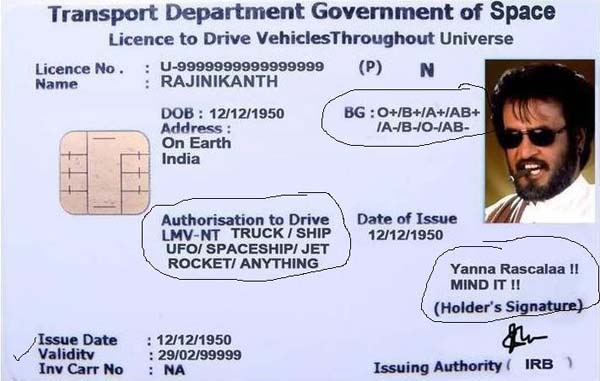
#> input picture 10.tiff, 600 x 381 px
$ python main.py --image ../10.tiff
#> lines starting #> are read from the running program, lines starting #| are printed output that depends on the picture; after the words box and inside, x2 and y2 are one past the last pixel; in counts of white or black regions, pixels touching at a corner belong together
from fpt import four_point_transform
from skimage.filters import threshold_local
import numpy as np
import argparse
import cv2
import imutils
import pytesseract
import PIL

# construct the argument parser and parse the arguments
ap = argparse.ArgumentParser()
ap.add_argument("-i", "--image", required = True,
	help = "Path to the image to be scanned")
args = vars(ap.parse_args())

image = cv2.imread(args["image"])
#> image is the input picture: shape (381, 600, 3); mean B, G, R 217, 197.5, 197.2
ratio = image.shape[0] / 500.0
#> ratio = 0.762
orig = image.copy()
image = imutils.resize(image, height = 500)
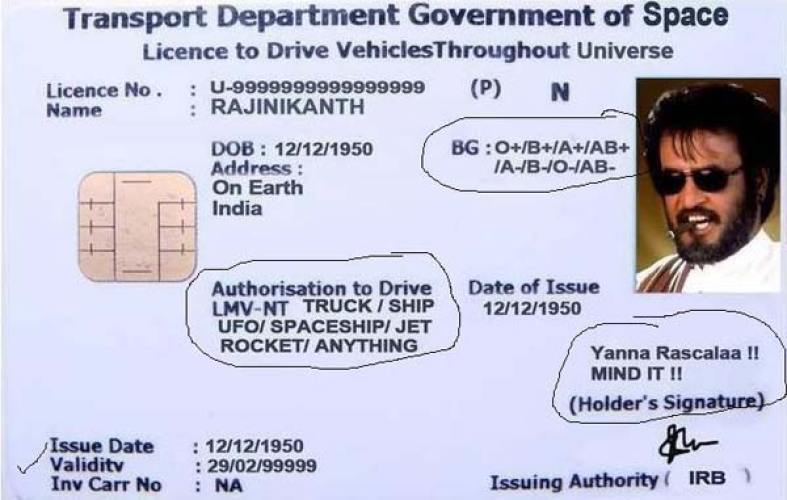
#> image: shape (500, 787, 3); mean B, G, R 216.9, 197.4, 197.2

# convert the image to grayscale, blur it, and find edges
# in the image
gray = cv2.cvtColor(image, cv2.COLOR_BGR2GRAY)
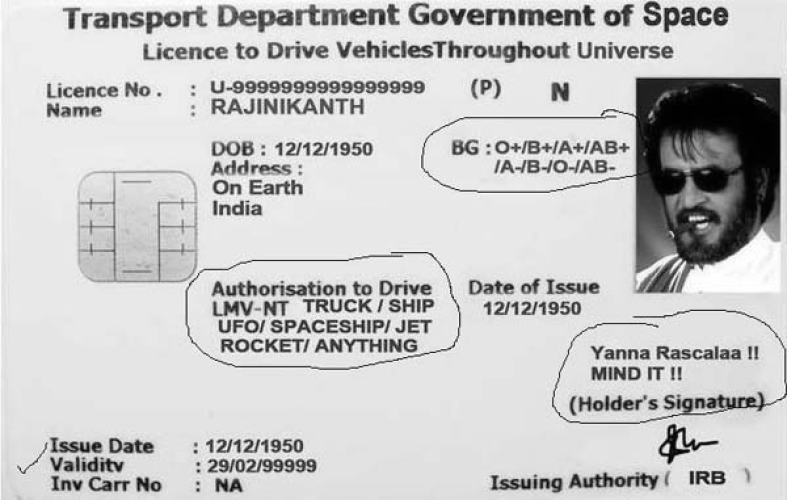
#> gray: shape (500, 787); min 0, max 255, mean 199.6
gray = cv2.GaussianBlur(gray, (5, 5), 0)
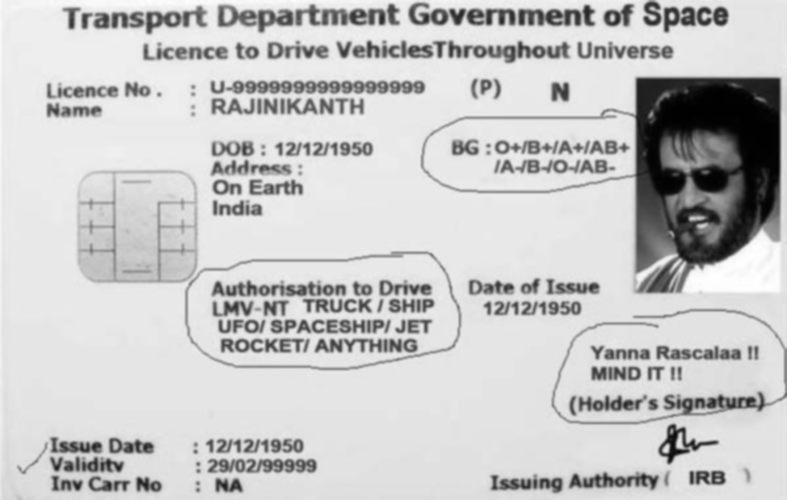
#> gray: shape (500, 787); min 0, max 255, mean 199.5
edged = cv2.Canny(gray, 75, 200)
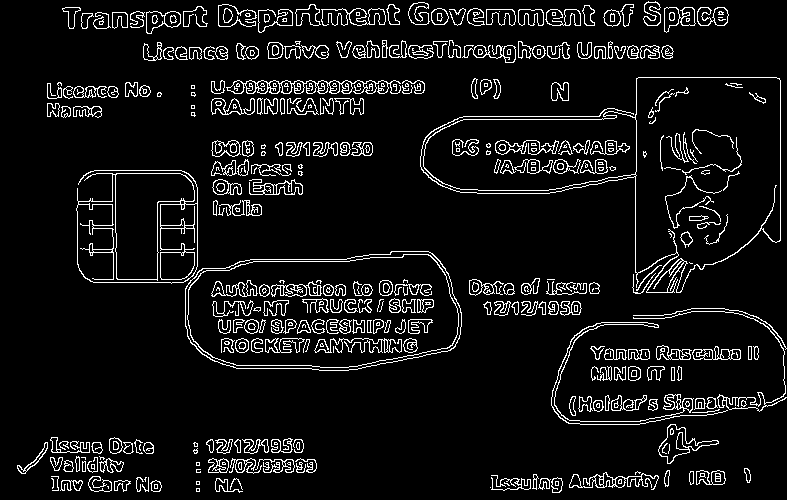
#> edged: shape (500, 787); 7.7% white in thin lines or dots

# show the original image and the edge detected image
print("STEP 1: Edge Detection")
cv2.imshow("Image", image)
cv2.imshow("Edged", edged)
cv2.waitKey(0)
cv2.destroyAllWindows()

cnts = cv2.findContours(edged.copy(), cv2.RETR_LIST, cv2.CHAIN_APPROX_SIMPLE)
#> cnts = 870 contours, 360 with area under 20; largest, box (x1, y1, x2, y2) and area: (420, 77, 781, 293) 40294, (185, 251, 462, 371) 27789, (185, 251, 462, 371) 27720, (635, 77, 781, 293) 26309, (187, 254, 459, 368) 25842
cnts = imutils.grab_contours(cnts)
cnts = sorted(cnts, key = cv2.contourArea, reverse = True)[:5]
#> cnts = 5 contours; box (x1, y1, x2, y2) and area: (420, 77, 781, 293) 40294, (185, 251, 462, 371) 27789, (185, 251, 462, 371) 27720, (635, 77, 781, 293) 26309, (187, 254, 459, 368) 25842
screenCnt=0
# loop over the contours
for c in cnts:
	# approximate the contour
	peri = cv2.arcLength(c, True)
	approx = cv2.approxPolyDP(c, 0.02 * peri, True)

	# our approximated contour should have four points
	if len(approx) == 4:
		screenCnt = approx
		break
#> this loop made 5 passes
#> peri on passes 1 to 5: 2362.6, 717.4, 715, 1120.3, 698.3

# show the contour
print("STEP 2: Find contours of paper")
#> (the run stopped early here; a loop or call above may not have finished)
